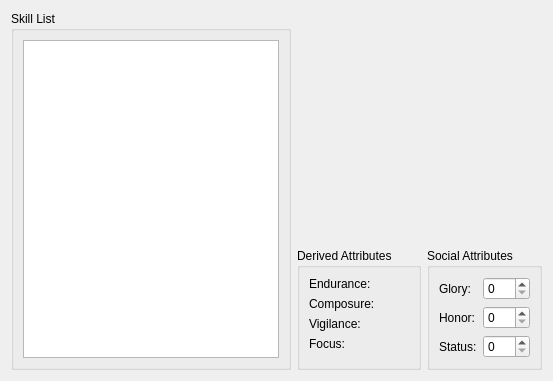
        <widget class="QWidget" name="tab">
         <attribute name="title">
          <string>Character Data</string>
         </attribute>
         <layout class="QHBoxLayout" name="horizontalLayout_6">
          <item>
           <widget class="QGroupBox" name="groupBox_2">
            <property name="title">
             <string>Skill List</string>
            </property>
            <layout class="QVBoxLayout" name="verticalLayout_2">
             <item>
              <widget class="QTableView" name="skill_tableview">
               <property name="editTriggers">
                <set>QAbstractItemView::NoEditTriggers</set>
               </property>
               <property name="selectionMode">
                <enum>QAbstractItemView::SingleSelection</enum>
               </property>
               <property name="selectionBehavior">
                <enum>QAbstractItemView::SelectRows</enum>
               </property>
               <property name="showGrid">
                <bool>false</bool>
               </property>
               <attribute name="horizontalHeaderCascadingSectionResizes">
                <bool>true</bool>
               </attribute>
               <attribute name="horizontalHeaderMinimumSectionSize">
                <number>25</number>
               </attribute>
               <attribute name="horizontalHeaderStretchLastSection">
                <bool>true</bool>
               </attribute>
               <attribute name="verticalHeaderVisible">
                <bool>false</bool>
               </attribute>
               <attribute name="verticalHeaderCascadingSectionResizes">
                <bool>true</bool>
               </attribute>
               <attribute name="verticalHeaderDefaultSectionSize">
                <number>25</number>
               </attribute>
               <attribute name="verticalHeaderStretchLastSection">
                <bool>false</bool>
               </attribute>
              </widget>
             </item>
            </layout>
           </widget>
          </item>
          <item>
           <layout class="QVBoxLayout" name="verticalLayout_4">
            <item>
             <widget class="RingViewer" name="ringWidget" native="true">
              <property name="sizePolicy">
               <sizepolicy hsizetype="Fixed" vsizetype="Fixed">
                <horstretch>0</horstretch>
                <verstretch>0</verstretch>
               </sizepolicy>
              </property>
              <property name="minimumSize">
               <size>
                <width>231</width>
                <height>231</height>
               </size>
              </property>
              <property name="maximumSize">
               <size>
                <width>231</width>
                <height>231</height>
               </size>
              </property>
             </widget>
            </item>
            <item>
             <layout class="QHBoxLayout" name="horizontalLayout">
              <item>
               <widget class="QGroupBox" name="groupBox_3">
                <property name="title">
                 <string>Derived Attributes</string>
                </property>
                <layout class="QFormLayout" name="formLayout">
                 <item row="0" column="0">
                  <widget class="QLabel" name="label_5">
                   <property name="text">
                    <string>Endurance:</string>
                   </property>
                  </widget>
                 </item>
                 <item row="0" column="1">
                  <widget class="QLabel" name="endurance_label">
                   <property name="text">
                    <string/>
                   </property>
                  </widget>
                 </item>
                 <item row="1" column="0">
                  <widget class="QLabel" name="label_6">
                   <property name="text">
                    <string>Composure:</string>
                   </property>
                  </widget>
                 </item>
                 <item row="1" column="1">
                  <widget class="QLabel" name="composure_label">
                   <property name="text">
                    <string/>
                   </property>
                  </widget>
                 </item>
                 <item row="2" column="0">
                  <widget class="QLabel" name="label_7">
                   <property name="text">
                    <string>Vigilance:</string>
                   </property>
                  </widget>
                 </item>
                 <item row="2" column="1">
                  <widget class="QLabel" name="vigilance_label">
                   <property name="text">
                    <string/>
                   </property>
                  </widget>
                 </item>
                 <item row="3" column="0">
                  <widget class="QLabel" name="label_8">
                   <property name="text">
                    <string>Focus:</string>
                   </property>
                  </widget>
                 </item>
                 <item row="3" column="1">
                  <widget class="QLabel" name="focus_label">
                   <property name="text">
                    <string/>
                   </property>
                  </widget>
                 </item>
                </layout>
               </widget>
              </item>
              <item>
               <widget class="QGroupBox" name="groupBox">
                <property name="title">
                 <string>Social Attributes</string>
                </property>
                <layout class="QFormLayout" name="formLayout_2">
                 <item row="1" column="0">
                  <widget class="QLabel" name="label">
                   <property name="text">
                    <string>Glory:</string>
                   </property>
                  </widget>
                 </item>
                 <item row="2" column="0">
                  <widget class="QLabel" name="label_2">
                   <property name="text">
                    <string>Honor:</string>
                   </property>
                  </widget>
                 </item>
                 <item row="3" column="0">
                  <widget class="QLabel" name="label_3">
                   <property name="text">
                    <string>Status:</string>
                   </property>
                  </widget>
                 </item>
                 <item row="1" column="1">
                  <widget class="QSpinBox" name="glory_spinBox"/>
                 </item>
                 <item row="2" column="1">
                  <widget class="QSpinBox" name="honor_spinBox"/>
                 </item>
                 <item row="3" column="1">
                  <widget class="QSpinBox" name="status_spinBox"/>
                 </item>
                </layout>
               </widget>
              </item>
             </layout>
            </item>
           </layout>
          </item>
         </layout>
        </widget>
